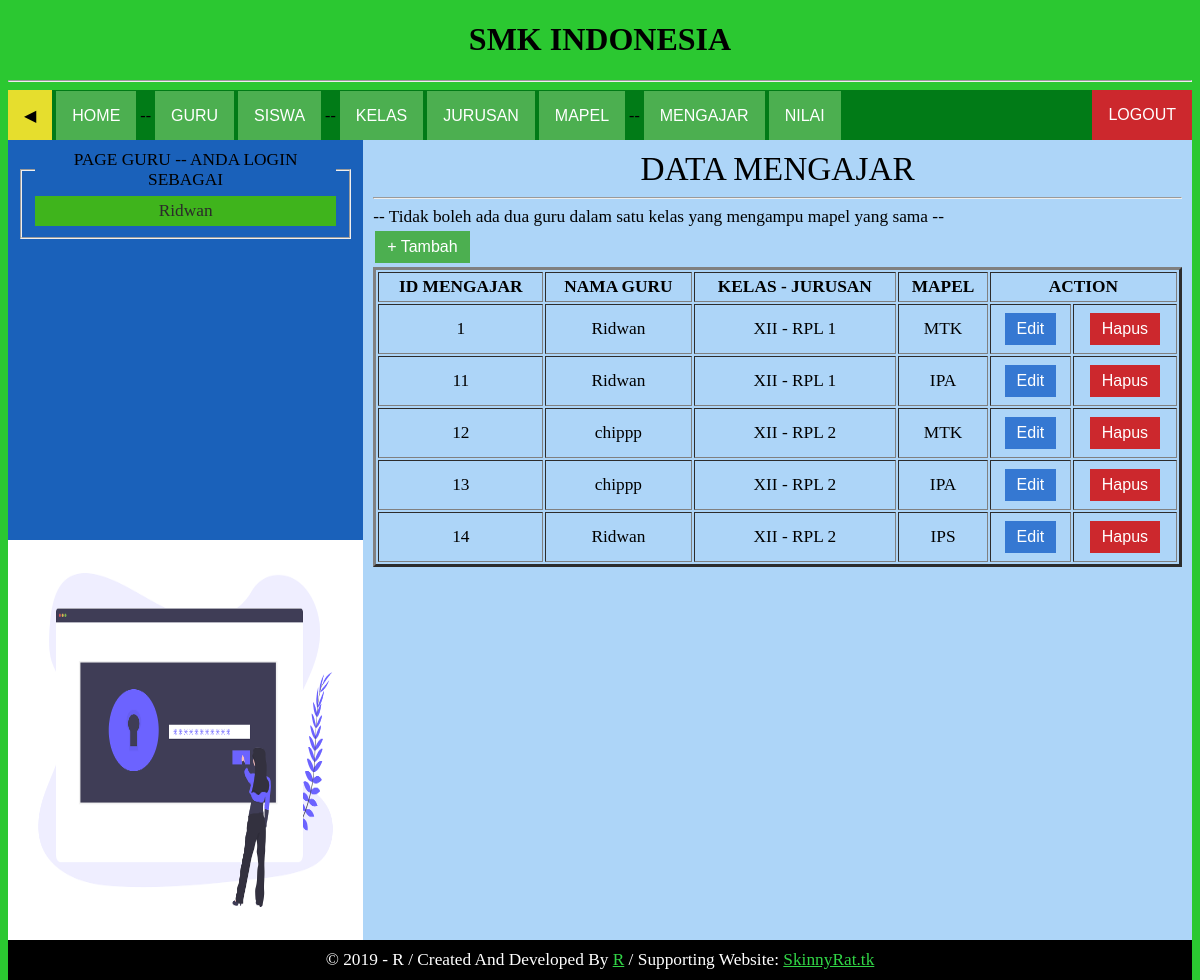
Page /page/guru/mengajar.php (signed in) on the committed database.
### tables this page shows
CREATE TABLE `mengajar` (
  `id_mengajar` int(10) NOT NULL,
  `nip` int(10) NOT NULL,
  `id_kelas` int(10) NOT NULL,
  `id_mapel` int(10) NOT NULL
);

CREATE TABLE `guru` (
  `nip` int(10) NOT NULL,
  `password` varchar(20) NOT NULL,
  `nama_guru` varchar(30) NOT NULL,
  `alamat` varchar(50) NOT NULL
);

CREATE TABLE `kelas` (
  `id_kelas` int(10) NOT NULL,
  `nama_kelas` varchar(10) NOT NULL,
  `id_jurusan` int(10) NOT NULL
);

CREATE TABLE `jurusan` (
  `id_jurusan` int(10) NOT NULL,
  `nama_jurusan` varchar(10) NOT NULL
);

CREATE TABLE `mapel` (
  `id_mapel` int(10) NOT NULL,
  `nama_mapel` varchar(10) NOT NULL
);

### page/guru/mengajar.php (the view, shortened to what this page needs)
<?php session_start();
if($_SESSION && $_SESSION['login'] == 'guru'){ ?>
<?php require_once('assets/header.php'); ?>
<?php
$query = mysql_query("SELECT * FROM mengajar
											LEFT JOIN guru ON mengajar.nip = guru.nip
											LEFT JOIN kelas ON mengajar.id_kelas = kelas.id_kelas
											LEFT JOIN jurusan ON kelas.id_jurusan = jurusan.id_jurusan
											LEFT JOIN mapel ON mengajar.id_mapel = mapel.id_mapel");
?>
<div class="menu-kanan">
	<div class="font">
		<div style="font-size: 25pt;">
			<center>DATA MENGAJAR</center>
		</div><hr>
		-- Tidak boleh ada dua guru dalam satu kelas yang mengampu mapel yang sama -- <br>
		<a href="mengajar_form.php"><button class="button button1">+ Tambah</button></a>
		<table style="text-align: center;" border="3" cellpadding="4" width="100%" height="auto">
			<tr>
				<th>ID MENGAJAR</th>
				<th>NAMA GURU</th>
				<th>KELAS - JURUSAN</th>
				<th>MAPEL</th>
				<th colspan="2">ACTION</th>
			</tr>
			<?php
while ($data = mysql_fetch_assoc($query)) {
?>
			<tr>
				<td>
					<?php echo $data['id_mengajar'];  ?>
				</td>
				<td>
					<?php echo $data['nama_guru'];  ?>
				</td>
				<td>
					<?php echo $data['nama_kelas'];  ?> - <?php echo $data['nama_jurusan'];  ?>
				</td>
				<td>
					<?php echo $data['nama_mapel'];  ?>
				</td>
				<td>
					<form action="mengajar_form.php" method="post">
						<input type="submit" name="edit" class="button button-info" value="Edit">
					</form>
				</td>
				<td>
					<form action="action/mengajar_act.php" method="post">
						<input type="submit" name="hapus" class="button button-danger" value="Hapus">
					</form>
				</td>
			</tr>
			<?php
}
?>
		</table>
	</div>
</div>
<?php require_once('assets/footer.php'); ?>
<?php }else{ ?>
<script language="javascript">
	document.location = '../../index.php'
</script>
<?php } ?>

### page/guru/assets/header.php (shortened to what this page needs)
<!DOCTYPE html>
<html lang="en" dir="ltr">
<head>
  <link rel="stylesheet" type="text/css" href="assets/css/main.css">
</head>
<body bgcolor="#2bc831">
  <h1 class="judul">
    SMK INDONESIA
  </h1>
  <hr>
  <div class="menu">
    <a href="../../index.php"><button class="btnatas-warning">◀</button></a>
    <a href="index.php"><button class="btnatas-success">HOME</button></a> --
    <a href="guru.php"><button class="btnatas-success">GURU</button></a>
    <a href="siswa.php"><button class="btnatas-success">SISWA</button></a> --
    <a href="kelas.php"><button class="btnatas-success">KELAS</button></a>
    <a href="jurusan.php"><button class="btnatas-success">JURUSAN</button></a>
    <a href="mapel.php"><button class="btnatas-success">MAPEL</button></a> --
    <a href="mengajar.php"><button class="btnatas-success">MENGAJAR</button></a>
    <a href="input_nilai.php"><button class="btnatas-success">NILAI</button></a>
    <a href="action/logout.php"><button class="btnatas-danger" style="float: right;">LOGOUT</button></a>
  </div>
  <div class="menu-kiri-1">
    <div class="font" style="text-align: center;">
      <fieldset>
        <legend>PAGE GURU -- ANDA LOGIN SEBAGAI</legend>
          <div class="notif-success">
            <?php echo $_SESSION['nama_guru']; ?>
          </div>
      </fieldset>
    </div>
  </div>

### page/guru/assets/footer.php
<div class="menu-kiri-2">
	<img src="../../assets/img/login.png" width="100%" height="100%">
</div>
<div class="footer" style="text-align: center;">
	<div class="font">
		<?php echo base64_decode("JmNvcHk7IDIwMTkgLSBSIC8gQ3JlYXRlZCBBbmQgRGV2ZWxvcGVkIEJ5IDxhIHN0eWxlPSdjb2xvcjogIzMxZDU0NjsnIGhyZWY9J2h0dHBzOi8vaW5zdGFncmFtLmNvbS90aGUuc2tpbm55LnJhdCcgdGFyZ2V0PSdfYmxhbmsnPlI8L2E+IC8gU3VwcG9ydGluZyBXZWJzaXRlOiA8YSBzdHlsZT0nY29sb3I6ICMzMWQ1NDY7JyBocmVmPSdodHRwczovL3NraW5ueXJhdC50aycgdGFyZ2V0PSdfYmxhbmsnPlNraW5ueVJhdC50azwvYT4=") ?>
	</div>
</div>
</body>
</html>

### page/guru/assets/css/main.css (style rules this page uses)
html, body { height: 100%; }
.judul { text-align: center; font-family: trebuchet ms; }
.menu { width: 100%; height: 50px; background: #017B17; float: left; }
.menu-kiri-1 { width: 30%; min-height: 50%; background-color: #1a61ba; font: 13pt 'trebuchet ms'; float: left; }
.menu-kanan { width: 70%; height: 100%; background-color: #ADD5F8; float: right; }
.menu-kiri-2 { width: 30%; height: 50%; background-color: #FFFFFF; float: left; }
.footer { width: 100%; background-color: #000000; float: left; color: #ffffff; }
.font { margin: 10px; font: 13pt 'trebuchet ms'; }
.btnatas-success { background-color: #4CAF50; color: white; padding: 16px; font-size: 16px; border: none; cursor: pointer; }
.button { background-color: #4CAF50; border: none; color: white; padding: 5px 10px; text-align: center; text-decoration: none; display: inline-block; font-size: 16px; margin: 4px 2px; -webkit-transition-duration: 0.8s; transition-duration: 0.8s; cursor: pointer; }
.button1 { background-color: #4CAF50; color: white; border: 2px solid #4CAF50; }
.button-danger { background-color: #cc282d; color: white; border: 2px solid #cc282d; }
.button-info { background-color: #3578d2; color: white; border: 2px solid #3578d2; }
.btnatas-danger { background-color: #cc282d; color: white; padding: 16px; font-size: 16px; border: none; cursor: pointer; }
.btnatas-warning { background-color: #e6de2d; color: black; padding: 16px; font-size: 16px; border: none; cursor: pointer; }
.notif-success { background-color: #3fb41c; padding: 5px; color: #2b2b2b; }

### rows in the picture
mengajar: id_mengajar "1", nip.nama_guru "Ridwan", id_kelas.nama_kelas "XII", jurusan.nama_jurusan "RPL 1", id_mapel.nama_mapel "MTK"
mengajar: id_mengajar "11", nip.nama_guru "Ridwan", id_kelas.nama_kelas "XII", jurusan.nama_jurusan "RPL 1", id_mapel.nama_mapel "IPA"
mengajar: id_mengajar "12", nip.nama_guru "chippp", id_kelas.nama_kelas "XII", jurusan.nama_jurusan "RPL 2", id_mapel.nama_mapel "MTK"
mengajar: id_mengajar "13", nip.nama_guru "chippp", id_kelas.nama_kelas "XII", jurusan.nama_jurusan "RPL 2", id_mapel.nama_mapel "IPA"
mengajar: id_mengajar "14", nip.nama_guru "Ridwan", id_kelas.nama_kelas "XII", jurusan.nama_jurusan "RPL 2", id_mapel.nama_mapel "IPS"

### other values in the picture
$_SESSION['nama_guru'] "Ridwan"
